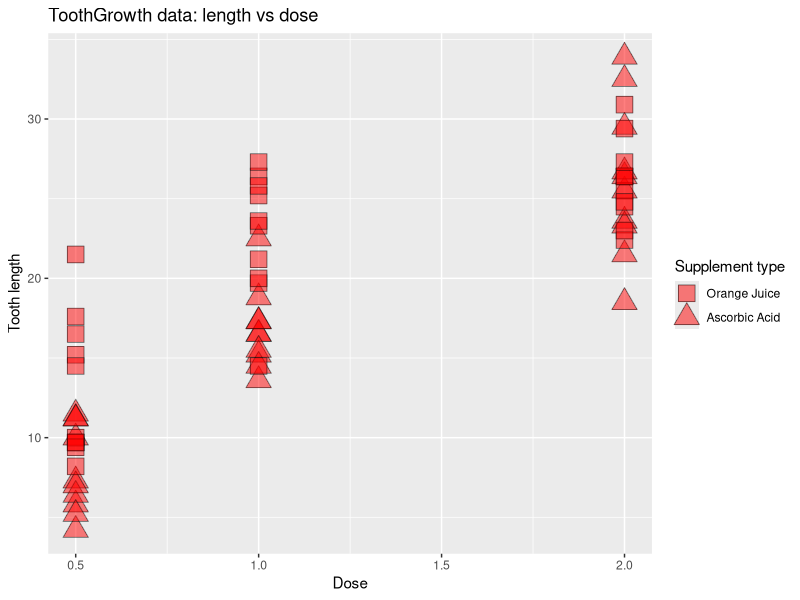

This chart was generated by the following R code:
## ---- chunk 1
library(dplyr)
library(datasets)
library(ggplot2)
## ---- chunk 2
data(ToothGrowth)
# ?ToothGrowth
head(ToothGrowth)
summary(ToothGrowth)
str(ToothGrowth)
print(ggplot(data=ToothGrowth, aes(x=dose, y=len, shape=supp)) +
             xlab("Dose") +
             ylab("Tooth length") +
      ggtitle("ToothGrowth data: length vs dose") +              
      geom_point(size=6, alpha=0.5, fill="red") + #guides(shape=FALSE) +
        scale_shape_manual(values=c(22, 24),
                           name="Supplement type",
                       breaks=c("OJ", "VC"),
                       labels=c("Orange Juice", "Ascorbic Acid"))  
              )
## ---- chunk 3
CheckIntervalByDose <- function(before,after,supp) {
      if(missing(supp)) suppC <- TRUE else suppC <- ToothGrowth$supp == supp
      t.test(ToothGrowth$len[ToothGrowth$dose == after & suppC],
       ToothGrowth$len[ToothGrowth$dose == before & suppC]
       )$conf.int
}

CheckIntervalByDose(0.5, 1, "OJ")
CheckIntervalByDose(1,   2, "OJ")
CheckIntervalByDose(0.5, 1, "VC")
CheckIntervalByDose(1,   2, "VC")
## ---- chunk 4
CheckIntervalByDose(0.5, 1)
CheckIntervalByDose(1,   2)
